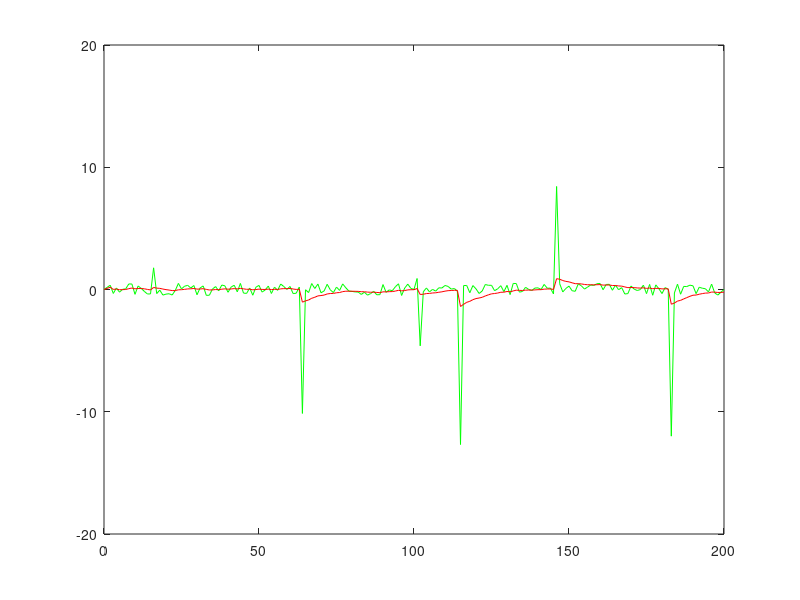

This chart was generated by the following MATLAB code:
%% 卡尔曼滤波
% 通过 jump_time[0, 50] 产生一个随机 [-15,15] 的阶跃信号
% 用来观察卡尔曼滤波效果
function test()
    N = 200;
    count = 0 ;
    jump_time = 10 ;
    count_last = 0 ;
    y(1)=0;
    figure(1);
    for i=2:N
        count(i) = i ;
        y(i) = rand(1)-0.5 ;
        % 产生随机信号
        if i == jump_time
            y(i) = 30*rand(1)-15 ;
            jump_time = i+round(rand(1)*50);
        end
    end    
    Bs = drawP(N, y) ;
    plot(count, y, 'g', count, Bs, 'r');
    hold on;
    drawnow;
    ylim([-20 20]);
end

% x_last 是上一次的真实值, 一般可用上一次滤波后的结果
% p_last 是估计值, 系统自迭代
% Q, R 是高斯白噪声
% y_now 是这一次的测量值
function [Bs, p_now] = KMfilter( x_last, p_last, Q, R, y_now )
    x_now = x_last ;
    p_now = p_last + Q ;
    Kg_now = p_now/(p_now+R) ;
    Bs = x_now + Kg_now * (y_now - x_now) ;
    p_now = p_now * (1 - Kg_now) ;
end

function Bs = drawP(N, y)
    w = 0.1 * randn(1, N);
    V = randn(1, N);
    % 以下是计算系统白噪声, 其分布应符合系统特性
    % Rvv 与 Qww 应该符合系统特性
    q1 = std(V);
    Rvv = q1.^ 2;
    q3 = std(w);
    Qww = q3.^ 2;
    
    % Bs是滤波后的效果
    % y 是实际观测值
    % x 是真实值, 现在将Bs的预测结果作为真实值
    p_now = 1;
    Bs(1) = 0;
    for t = 2 : N;
        [Bs(t),p_now] = KMfilter(Bs(t-1), p_now, Qww, Rvv, y(t));
    end
end